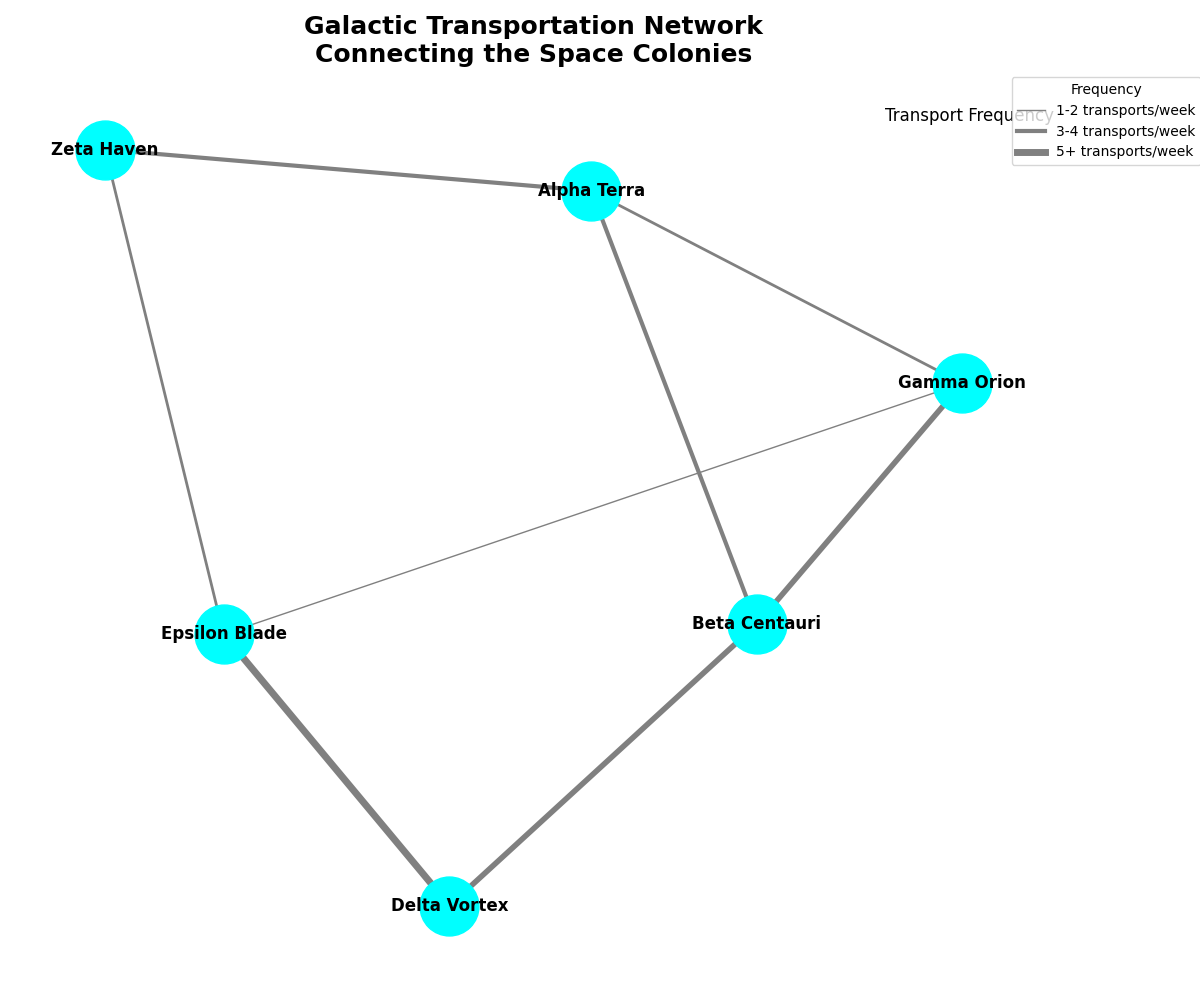

Here is the Python script that generated this plot:
import matplotlib.pyplot as plt
import networkx as nx

# Backstory: Galactic Transportation Network that connects various colonies in a futuristic space setting

# Define space colonies
colonies = ['Alpha Terra', 'Beta Centauri', 'Gamma Orion', 'Delta Vortex', 'Epsilon Blade', 'Zeta Haven']

# Define transportation routes (edges) between colonies with frequency of transports
routes = {
    ('Alpha Terra', 'Beta Centauri'): 3,
    ('Alpha Terra', 'Gamma Orion'): 2,
    ('Beta Centauri', 'Delta Vortex'): 4,
    ('Gamma Orion', 'Epsilon Blade'): 1,
    ('Delta Vortex', 'Epsilon Blade'): 5,
    ('Epsilon Blade', 'Zeta Haven'): 2,
    ('Zeta Haven', 'Alpha Terra'): 3,
    ('Beta Centauri', 'Gamma Orion'): 4,
}

# Create a graph using NetworkX
G = nx.Graph()

# Add nodes with colonies
G.add_nodes_from(colonies)

# Add edges with transport frequencies
for (colony1, colony2), frequency in routes.items():
    G.add_edge(colony1, colony2, weight=frequency)

# Draw the graph using Matplotlib
plt.figure(figsize=(12, 10))

# Position the nodes using a spring layout
pos = nx.spring_layout(G, seed=24)

# Draw nodes
nx.draw_networkx_nodes(G, pos, node_color='cyan', node_size=1800,)

# Draw edges with different widths based on transport frequency
edges = nx.draw_networkx_edges(
    G, pos,
    width=[G[u][v]['weight'] for u, v in G.edges()],
    edge_color='grey'
)

# Draw labels
nx.draw_networkx_labels(G, pos, font_size=12, font_weight='bold', font_family='sans-serif',)

# Title and legend
plt.title('Galactic Transportation Network\nConnecting the Space Colonies', fontsize=18, fontweight='bold')

# Create a legend for edge widths (custom legend for aesthetics)
plt.text(1.1, 0.85, 'Transport Frequency', fontsize=12, ha='right')
plt.plot([], [], color='grey', linewidth=1, label='1-2 transports/week')
plt.plot([], [], color='grey', linewidth=3, label='3-4 transports/week')
plt.plot([], [], color='grey', linewidth=5, label='5+ transports/week')
plt.legend(title='Frequency', bbox_to_anchor=(1.15, 1))

# Adjust layout
plt.axis('off')
plt.tight_layout()

# Display the plot
plt.show()
